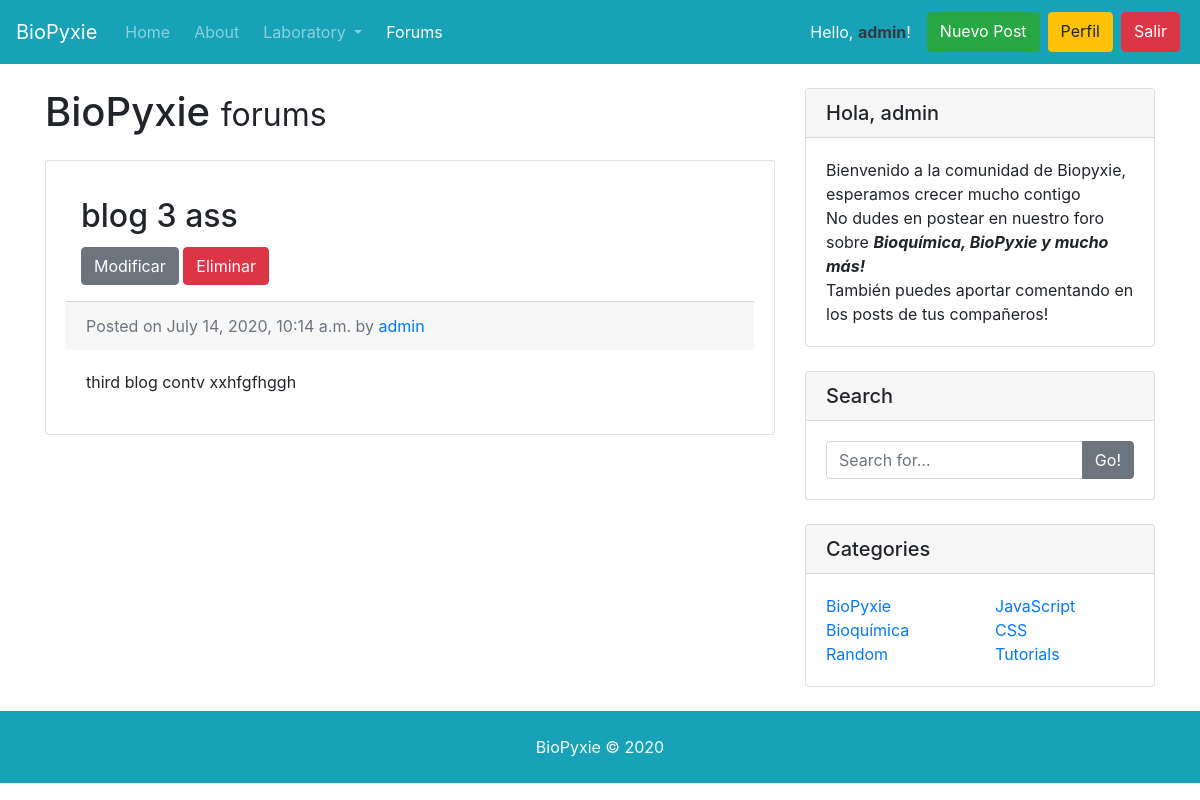
Screenshot of /forum/post/3/ (signed in) with the database file from the repository.
### forum/models.py (models this page shows, shortened)
class Post(models.Model):
    title = models.CharField(max_length=100)
    content = models.TextField(max_length=1000)
    date_posted = models.DateTimeField(default=timezone.now)
    author = models.ForeignKey(User, on_delete=models.CASCADE)

### forum/views.py (the view)
# urls.py: path('post/<int:pk>/',PostDetailView.as_view(),name='post-detail'),
class PostDetailView(LoginRequiredMixin, DetailView):
    model = Post

### templates/forum/post_detail.html
{% extends 'forum/forumtemplate.html' %}
{% block box %}
<div class="card mb-4">
  <div class="card-body">
    <div class="container my-3">
      <h2 class="card-title">{{ post.title }}</h2>
      {% if post.author == request.user %}
      <a class="btn btn-secondary" href="{% url 'post-update' object.id %}">Modificar</a>
      <a class="btn btn-danger" href="{% url 'post-delete' object.id %}">Eliminar</a>
      {% endif %}
    </div>
    <div class="card-footer text-muted">
      Posted on {{ post.date_posted }} by
      <a href="#">{{ post.author }}</a>
    </div>
    <div class="card-body">
      <p class="card-text">{{ post.content }}</p>
    </div>
  </div>
</div>
{% endblock box %}

### templates/forum/forumtemplate.html
{% extends 'forum/forum.html' %}
{% block content %}
<div class="container">
  <div class="row">
    <div class="col-md-8">
      <h1 class="my-4">BioPyxie
        <small>forums</small>
      </h1>
      {% block box %}
      {% endblock box %}
    </div>
    <div class="col-md-4">
      <div class="card my-4">
        <h5 class="card-header">Hola, {{user.username}}</h5>
        <div class="card-body">
          Bienvenido a la comunidad de Biopyxie, esperamos crecer mucho contigo <br>
          No dudes en postear en nuestro foro sobre <i><b>Bioquímica, BioPyxie y mucho más!</b></i><br>También puedes aportar comentando en los posts de tus compañeros!
        </div>
      </div>
      <div class="card my-4">
        <h5 class="card-header">Search</h5>
        <div class="card-body">
          <div class="input-group">
            <input type="text" class="form-control" placeholder="Search for...">
            <span class="input-group-append">
              <button class="btn btn-secondary" type="button">Go!</button>
            </span>
          </div>
        </div>
      </div>
      <div class="card my-4">
        <h5 class="card-header">Categories</h5>
        <div class="card-body">
          <div class="row">
            <div class="col-lg-6">
              <ul class="list-unstyled mb-0">
                <li>
                  <a href="#">BioPyxie</a>
                </li>
                <li>
                  <a href="#">Bioquímica</a>
                </li>
                <li>
                  <a href="#">Random</a>
                </li>
              </ul>
            </div>
            <div class="col-lg-6">
              <ul class="list-unstyled mb-0">
                <li>
                  <a href="#">JavaScript</a>
                </li>
                <li>
                  <a href="#">CSS</a>
                </li>
                <li>
                  <a href="#">Tutorials</a>
                </li>
              </ul>
            </div>
          </div>
        </div>
      </div>
    </div>
  </div>
</div>
{% endblock content %}

### templates/forum/forum.html (shortened to what this page needs)
<!doctype html>
<html lang="en">
<head>
  <link rel="stylesheet" href="https://stackpath.bootstrapcdn.com/bootstrap/4.5.0/css/bootstrap.min.css">
</head>
<body>
  <nav class="navbar navbar-expand-lg navbar-dark bg-info">
    <a class="navbar-brand text-light" href="/">BioPyxie</a>
    <div class="collapse navbar-collapse" id="navbarSupportedContent">
      <ul class="navbar-nav mr-auto">
        <li class="nav-item m-1">
          <a class="nav-link" href="/">Home</a>
        </li>
        <li class="nav-item m-1">
          <a class="nav-link" href="/about">About</a>
        </li>
        <li class="nav-item dropdown m-1">
          <a class="nav-link dropdown-toggle" href="/lab" id="navbarDropdown" role="button" data-toggle="dropdown" aria-haspopup="true" aria-expanded="false">
            Laboratory
          </a>
        </li>
        <li class="nav-item m-1">
          <a class="nav-link active" href="/forum">Forums<span class="sr-only">(current)</span></a>
        </li>
      </ul>
      <ul class="navbar-nav">
        {% if user.is_authenticated %}
        <span class="nav-link text-light m-1">Hello, <b class="text-dark">{{ request.user }}</b>!</span>
        <a class="btn btn-success m-1" href="/forum/post/new">Nuevo Post</a>
        <a class="btn btn-warning m-1" href="{% url 'profile' %}">Perfil</a>
        <a class="btn btn-danger m-1" href="{% url 'logout' %}">Salir</a>
        {% endif %}
      </ul>
    </div>
  </nav>
  {% block content %}
  {% endblock content %}
  <div class="py-4 bg-info">
    <div>
      <p class="m-0 text-center text-light">BioPyxie &copy; 2020</p>
    </div>
  </div>
</body>
</html>

### rows the page displays
Post: title "blog 3 ass", date_posted "July 14, 2020, 10:14 a.m.", author "admin", content "third blog contv xxhfgfhggh"

### other values shown
{{ request.user }} "admin"
{{ user.username }} "admin"
